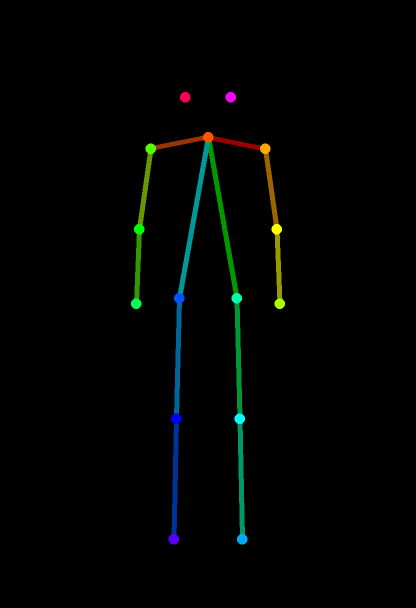
#> input picture servers/character-panel-mcp/pose_map_standing_yaw180.png, 832 x 1216 px (shown at 1/2 size); its folder holds only this picture in this run
$ python -i characters.py   (imports and definitions only)
#> lines starting #> are read from the running program, lines starting #| are printed output that depends on the picture
"""
characters.py — the Character Bible: a persistent, accumulating reference set per
character, so panels of the same person stay consistent across a comic.

This is the character-domain sibling of webcomic-background-mcp's World Builder
(world.py) — same idea, one axis different: a location has one canonical image; a
character has a *set* of them (turnarounds, expression sheets, whatever reference
art exists), because identity consistency needs more than one angle to draw from.

Projects:
  Same as World Builder — a single writer may work on several comics/characters at
  once. Each is a separate "project" with its own bible, so a character id like
  "aria" in one comic never collides with a different "aria" in another.

Storage:
  characters/<project>/                    <- one subfolder per character
  characters/<project>/<char_id>/ref_NN.png  <- the reference set (you own these)
  characters/<project>/characters.json     <- manifest: metadata pointing at each ref set

A character entry:
  {
    "name":        "Aria Solstice",
    "description": "17yo mage, silver hair, blue robes",
    "notes":       "signature costume: star pendant, always barefoot indoors",
    "profile":     "who they are — role in the story, standing/affiliation,
                   personality, and (if relevant) Japanese speech patterns:
                   register (丁寧語 vs 普通語, formal/casual shifts by listener)
                   and self-referential pronoun (僕/俺/私/あたし/わし/吾輩/etc.)",
    "abilities":   "short free-text summary of powers/skills/equipment",
    "palette":     ["#1a2b3c", "#8a9bb0", "#d4c9a8"],
    "tags":        ["protagonist", "mage"],
    "refs":        ["example_comic/hero/ref_01.png", "example_comic/hero/ref_02.png"],
                   (each relative to CHAR_ROOT; refs[0] is the "primary" reference
                   used as the img2img/IP-Adapter seed)
    "lora":        "character_aria.safetensors",  (optional; set by
                   set_character_lora() once Tier 3 bakes one — a filename in
                   ComfyUI's models/loras/, auto-used by generate_character_pose)
    "added":       "2026-07-18T..."
  }

`profile`/`abilities` are optional free-text fields (unlike `description`,
which drives generation prompts) used only for the composed reference sheet's
text blocks (see server.py's generate_reference_sheet) — modeled on Avery's
hand-composed character sheets, deliberately much shorter than hers (no bio
paragraphs, no quotes). The sheet's third text block, "Appearance," is NOT a
separate field — it's `description` itself, shown on the sheet as well as fed
to generation, specifically so hair/eye color/physical-trait notes (including
ones pulled from an artist's own markdown notes when ingesting their art) are
only ever typed once.

Registering an existing character id APPENDS new refs rather than replacing them —
the reference set is meant to grow over time (more turnarounds, or curated good
generations fed back in as future training data for Tier 3 LoRA baking).

This module is pure data/IO — it never talks to ComfyUI. generate_character_pose()
reads a character's primary ref and uses it as an img2img seed.
"""

import os
import re
import json
import shutil
import datetime

_HERE = os.path.dirname(os.path.abspath(__file__))
# Root that holds per-project character folders. Each project is a subfolder.
CHAR_ROOT = os.environ.get("WEBCOMIC_CHAR_ROOT", os.path.join(_HERE, "characters"))
# Project used when a caller doesn't specify one.
DEFAULT_PROJECT = os.environ.get("WEBCOMIC_CHAR_PROJECT", "default")


class CharacterError(RuntimeError):
    pass


def _slug(text: str) -> str:
    """A filesystem/key-safe id from free text."""
    s = re.sub(r"[^a-z0-9]+", "_", text.strip().lower()).strip("_")
    return s or "untitled"


def _project_dir(project: str | None) -> str:
    return os.path.join(CHAR_ROOT, _slug(project or DEFAULT_PROJECT))


def _manifest(project: str | None) -> str:
    return os.path.join(_project_dir(project), "characters.json")


def _character_dir(character_id: str, project: str | None) -> str:
    return os.path.join(_project_dir(project), _slug(character_id))


def _load(project: str | None) -> dict:
    path = _manifest(project)
    if not os.path.isfile(path):
        return {}
    try:
        with open(path, "r", encoding="utf-8") as f:
            return json.load(f)
    except (json.JSONDecodeError, OSError) as e:
        raise CharacterError(f"Could not read character manifest {path}: {e}") from e


def _save(project: str | None, data: dict) -> None:
    os.makedirs(_project_dir(project), exist_ok=True)
    path = _manifest(project)
    tmp = path + ".tmp"
    with open(tmp, "w", encoding="utf-8") as f:
        json.dump(data, f, indent=2, ensure_ascii=False)
    os.replace(tmp, path)


def _extract_palette(image_path: str, n: int = 5) -> list[str]:
    """Best-effort dominant colors as hex, for the manifest. Empty list if PIL
    isn't available — the palette is descriptive metadata, not load-bearing."""
#> called with n = 5
    try:
        from PIL import Image
    except ImportError:
        return []
    im = Image.open(image_path).convert("RGB").resize((128, 128))
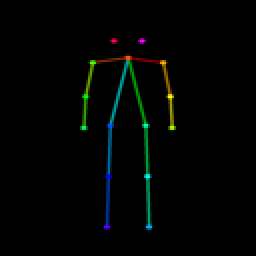
#> im: PIL image 128x128 RGB (shown 2 times larger); mean R, G, B 1.5, 3.6, 2.2
    pal = im.quantize(colors=n, method=Image.FASTOCTREE).convert("RGB")
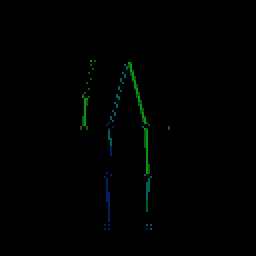
#> pal: PIL image 128x128 RGB (shown 2 times larger); mean R, G, B 0.1, 1.4, 0.7
    counts = pal.getcolors(128 * 128) or []
#> counts = [(56, (0, 95, 91)), (74, (10, 91, 13)), (44, (2, 32, 95)), (68, (10, 150, 18)), (16142, (0, 0, 0))]
    counts.sort(reverse=True)  # most frequent first
    return ["#%02x%02x%02x" % rgb for _, rgb in counts[:n]]


def register_character(
    image_paths: list[str] | str,
    character_id: str | None = None,
    name: str | None = None,
    description: str = "",
    tags: list[str] | None = None,
    notes: str = "",
    profile: str = "",
    abilities: str = "",
    project: str | None = None,
) -> dict:
    """Add (or grow) a character's reference set in a project's bible.

    Copies each of `image_paths` into characters/<project>/<id>/ as ref_NN.png and
    records/updates the character's metadata. If `character_id` is omitted it's
    slugged from `name` or the first image's filename. Re-registering an existing
    id APPENDS the new images to the existing reference set (never replaces it) —
    name/description/tags/notes/profile/abilities are only overwritten if
    explicitly passed, otherwise the existing values are preserved.
    """
    if isinstance(image_paths, str):
        image_paths = [image_paths]
    if not image_paths:
        raise CharacterError("register_character needs at least one image path.")
    missing = [p for p in image_paths if not os.path.isfile(p)]
    if missing:
        raise CharacterError(f"Image(s) not found: {', '.join(missing)}")

    proj = _slug(project or DEFAULT_PROJECT)
    base = os.path.splitext(os.path.basename(image_paths[0]))[0]
    char_id = _slug(character_id or name or base)
    name_given = name  # remember whether the caller explicitly passed a name

    char_dir = _character_dir(char_id, project)
    os.makedirs(char_dir, exist_ok=True)

    data = _load(project)
    entry = data.get(char_id, {})
    existing_refs = entry.get("refs", [])
    start = len(existing_refs)

    new_refs = []
    try:
        from PIL import Image
        has_pil = True
    except ImportError:
        has_pil = False

    for i, image_path in enumerate(image_paths):
        n = start + i + 1
        rel = f"{proj}/{char_id}/ref_{n:02d}.png"
        abs_path = os.path.join(CHAR_ROOT, rel)
        if has_pil:
            Image.open(image_path).convert("RGB").save(abs_path)
        else:
            shutil.copyfile(image_path, abs_path)
        new_refs.append(rel)

    all_refs = existing_refs + new_refs
    palette = entry.get("palette")
    if not palette:
        palette = _extract_palette(os.path.join(CHAR_ROOT, all_refs[0]))

    resolved_name = (name_given or entry.get("name")
                     or base.replace("_", " ").title())
    entry.update({
        "name": resolved_name,
        "description": description or entry.get("description", ""),
        "notes": notes or entry.get("notes", ""),
        "profile": profile or entry.get("profile", ""),
        "abilities": abilities or entry.get("abilities", ""),
        "palette": palette,
        "tags": tags if tags is not None else entry.get("tags", []),
        "refs": all_refs,
        "added": entry.get("added", datetime.datetime.now().isoformat(timespec="seconds")),
    })
    data[char_id] = entry
    _save(project, data)
    return {"id": char_id, "project": proj, **entry}


# [22 lines left out: functions get_character, primary_ref_path, not called in this run]


def list_characters(project: str | None = None) -> dict:
    """All character entries in a project, keyed by id."""
    return _load(project)


# [45 lines left out: functions list_projects, set_character_lora, forget_character, not called in this run]

>>> result = register_character('pose_map_standing_yaw180.png')
#> result = 11 items

$ run again, on servers/character-panel-mcp/pose_map_standing_yaw90.png
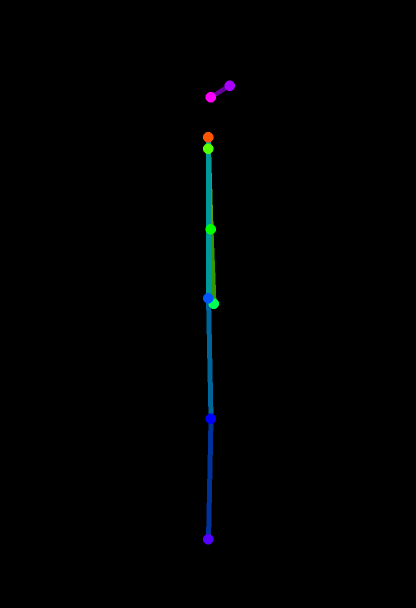
#> input picture servers/character-panel-mcp/pose_map_standing_yaw90.png, 832 x 1216 px (shown at 1/2 size)
#> in _extract_palette, `im = Image.open(image_path).convert("RGB").resize((128, 128))`:
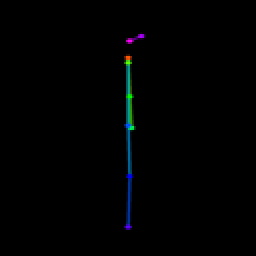
#> im: PIL image 128x128 RGB (shown 2 times larger); mean R, G, B 0.4, 1.3, 1.6
#> counts = [(28, (0, 92, 97)), (29, (6, 41, 152)), (28, (3, 33, 83)), (26, (10, 159, 141)), (16273, (0, 0, 0))]
#> result = 11 items
